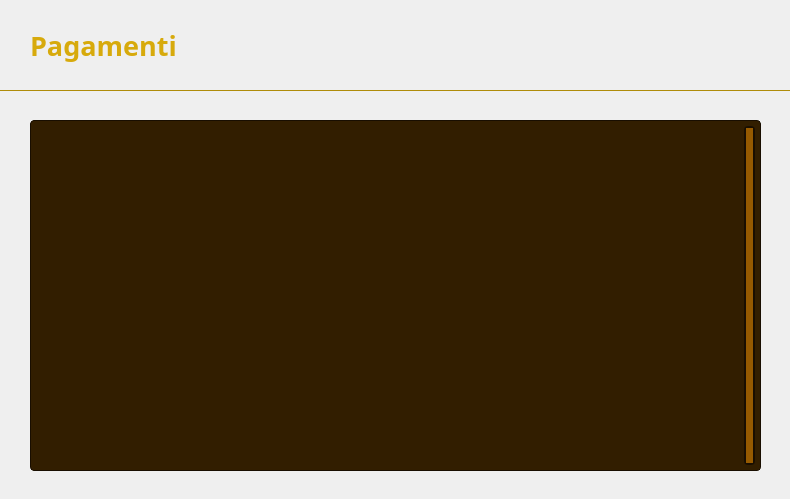
<?xml version="1.0" encoding="UTF-8"?>
<ui version="4.0">
 <class>VistaVisualizzaPagamentiCliente</class>
 <widget class="QWidget" name="VistaVisualizzaPagamentiCliente">
  <property name="geometry">
   <rect>
    <x>0</x>
    <y>0</y>
    <width>790</width>
    <height>499</height>
   </rect>
  </property>
  <property name="windowTitle">
   <string>Pagamenti - CineMax</string>
  </property>
  <widget class="QLabel" name="Sfondo">
   <property name="geometry">
    <rect>
     <x>0</x>
     <y>90</y>
     <width>791</width>
     <height>411</height>
    </rect>
   </property>
   <property name="font">
    <font>
     <family>Segoe UI</family>
    </font>
   </property>
   <property name="styleSheet">
    <string notr="true">QLabel {
    background: qlineargradient(
        x1: 0, y1: 1,
        x2: 0, y2: 0,
		stop: 0 #211400,
        stop: 1 #7D4B00
    );
}</string>
   </property>
   <property name="text">
    <string/>
   </property>
  </widget>
  <widget class="QLabel" name="labelTitolo">
   <property name="geometry">
    <rect>
     <x>30</x>
     <y>10</y>
     <width>271</width>
     <height>71</height>
    </rect>
   </property>
   <property name="font">
    <font>
     <family>Segoe UI Variable</family>
     <pointsize>20</pointsize>
     <bold>true</bold>
    </font>
   </property>
   <property name="styleSheet">
    <string notr="true">QLabel {
    color: #D7AA0C;
}</string>
   </property>
   <property name="text">
    <string>Pagamenti</string>
   </property>
   <property name="alignment">
    <set>Qt::AlignmentFlag::AlignLeading|Qt::AlignmentFlag::AlignLeft|Qt::AlignmentFlag::AlignVCenter</set>
   </property>
  </widget>
  <widget class="ClickableLabel" name="labelIndietroButton">
   <property name="geometry">
    <rect>
     <x>700</x>
     <y>10</y>
     <width>63</width>
     <height>61</height>
    </rect>
   </property>
   <property name="text">
    <string/>
   </property>
   <property name="pixmap">
    <pixmap>Viste/Immagini/IndietroButtonCliente.png</pixmap>
   </property>
   <property name="scaledContents">
    <bool>true</bool>
   </property>
  </widget>
  <widget class="QLabel" name="labelBarra">
   <property name="geometry">
    <rect>
     <x>0</x>
     <y>0</y>
     <width>791</width>
     <height>91</height>
    </rect>
   </property>
   <property name="styleSheet">
    <string notr="true">QLabel {
    background: qlineargradient(
        x1: 0, y1: 1,
        x2: 0, y2: 0,
        stop: 0 #965A00,
        stop: 1 #B46E00
    );
    border: 1px solid #AF8C0A;
    border-top: none;
    border-left: none;
    border-right: none;
}</string>
   </property>
   <property name="text">
    <string/>
   </property>
  </widget>
  <widget class="QTableView" name="tableViewPagamenti">
   <property name="geometry">
    <rect>
     <x>30</x>
     <y>120</y>
     <width>731</width>
     <height>351</height>
    </rect>
   </property>
   <property name="styleSheet">
    <string notr="true">QTableView {
    background-color: #321E00;
    color: #965A00;
    border: 1px solid #190E00;
    border-radius: 4px;
    font-size: 11px;
}

QTableView:focus {
    outline: none;
}

QHeaderView::section {
    background-color: #5A3400;
    color: #C87800;
    border: 1px solid #3B1C00;
	border-left: none;
    border-right: none;
	text-align: left;
    padding: 3px;
}

QTableView::item {
	border: 1px solid #190E00;
    border-left: none;
    border-right: none;
	border-bottom: none;
}

QTableView::item:selected {
    background-color: #C86400;
    color: #FF7800;
}

QTableView QScrollBar:vertical {
        background: #B46E00;
        border: 2px solid #190E00;
        border-radius: 4px;
        width: 21px;
        margin: 5px;
}

QTableView QScrollBar::handle:vertical {
	background: #965A00;
    min-height: 20px;
    border-radius: 4px;
}

QTableView QScrollBar::handle:vertical:hover {
     background: #C86400;
}

QTableView QScrollBar::add-line:vertical, QScrollBar::sub-line:vertical {
	background: none;
    border: none;
}</string>
   </property>
   <property name="verticalScrollBarPolicy">
    <enum>Qt::ScrollBarPolicy::ScrollBarAlwaysOn</enum>
   </property>
   <property name="horizontalScrollBarPolicy">
    <enum>Qt::ScrollBarPolicy::ScrollBarAlwaysOff</enum>
   </property>
   <property name="sizeAdjustPolicy">
    <enum>QAbstractScrollArea::SizeAdjustPolicy::AdjustToContents</enum>
   </property>
   <property name="tabKeyNavigation">
    <bool>false</bool>
   </property>
   <property name="showDropIndicator" stdset="0">
    <bool>false</bool>
   </property>
   <property name="dragDropOverwriteMode">
    <bool>false</bool>
   </property>
   <property name="selectionMode">
    <enum>QAbstractItemView::SelectionMode::SingleSelection</enum>
   </property>
   <property name="selectionBehavior">
    <enum>QAbstractItemView::SelectionBehavior::SelectRows</enum>
   </property>
   <property name="showGrid">
    <bool>false</bool>
   </property>
   <property name="cornerButtonEnabled">
    <bool>false</bool>
   </property>
   <attribute name="horizontalHeaderHighlightSections">
    <bool>false</bool>
   </attribute>
   <attribute name="verticalHeaderVisible">
    <bool>false</bool>
   </attribute>
   <attribute name="verticalHeaderMinimumSectionSize">
    <number>25</number>
   </attribute>
   <attribute name="verticalHeaderDefaultSectionSize">
    <number>25</number>
   </attribute>
   <attribute name="verticalHeaderHighlightSections">
    <bool>false</bool>
   </attribute>
  </widget>
  <zorder>Sfondo</zorder>
  <zorder>labelBarra</zorder>
  <zorder>labelTitolo</zorder>
  <zorder>labelIndietroButton</zorder>
  <zorder>tableViewPagamenti</zorder>
 </widget>
 <customwidgets>
  <customwidget>
   <class>ClickableLabel</class>
   <extends>QLabel</extends>
   <header>Viste.clickablelabel.h</header>
  </customwidget>
 </customwidgets>
 <resources/>
 <connections/>
</ui>
